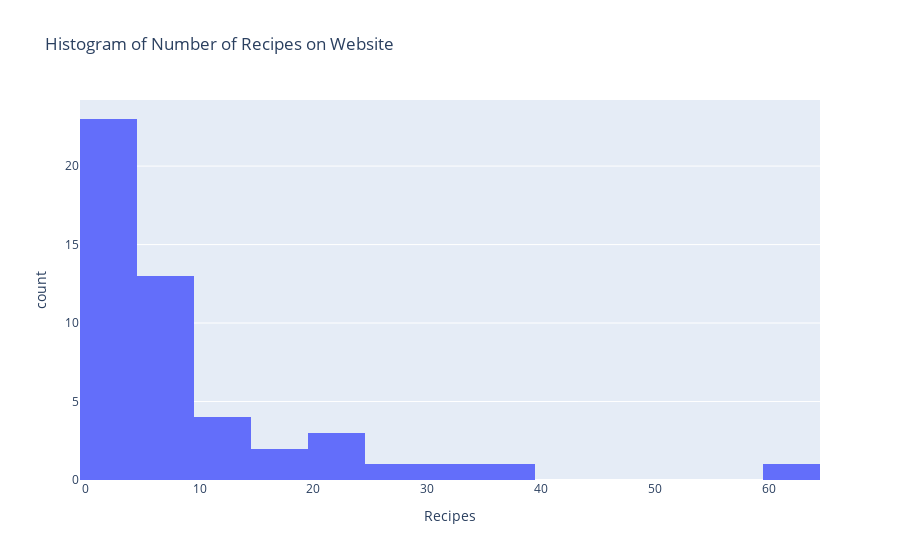

Source (notebook cell):
### Markdown cell above
Based on the above graph, we can see that Melissa Clark, Ali Sagle, Alexa Weibel, and Alison Roman are the most prolific authors on the website. There seems to be a large proportion of authors who contributed less than 8 recipes. Let's see what the breakdown of recipe creation is.

### Code cell
fig_histogram = px.histogram(recipe_information_count, x = 'Recipes', title = "Histogram of Number of Recipes on Website")
fig_histogram.show()

### Figure 1 — Plotly figure (JSON) as saved in the notebook; plotly's stock layout.template omitted (floating-point values rounded to 4 significant figures)
{"data": [{"alignmentgroup": "True", "bingroup": "x", "hoverlabel": {"namelength": 0}, "hovertemplate": "Recipes=%{x}<br>count=%{y}", "legendgroup": "", "marker": {"color": "#636efa"}, "name": "", "offsetgroup": "", "orientation": "v", "showlegend": false, "type": "histogram", "x": [32, 38, 26, 10, 1, 1, 4, 9, 5, 21, 3, 6, 1, 14, 5, 5, 2, 3, 1, 10, 2, 2, 6, 3, 3, 6, 2, 2, 21, 8, 61, 1, 2, 5, 2, 3, 8, 4, 1, 1, 22, 10, 6, 18, 17, 2, 8, 2, 7], "xaxis": "x", "yaxis": "y"}], "layout": {"barmode": "relative", "legend": {"tracegroupgap": 0}, "title": {"text": "Histogram of Number of Recipes on Website"}, "xaxis": {"anchor": "y", "domain": [0, 1], "title": {"text": "Recipes"}}, "yaxis": {"anchor": "x", "domain": [0, 1], "title": {"text": "count"}}}}
